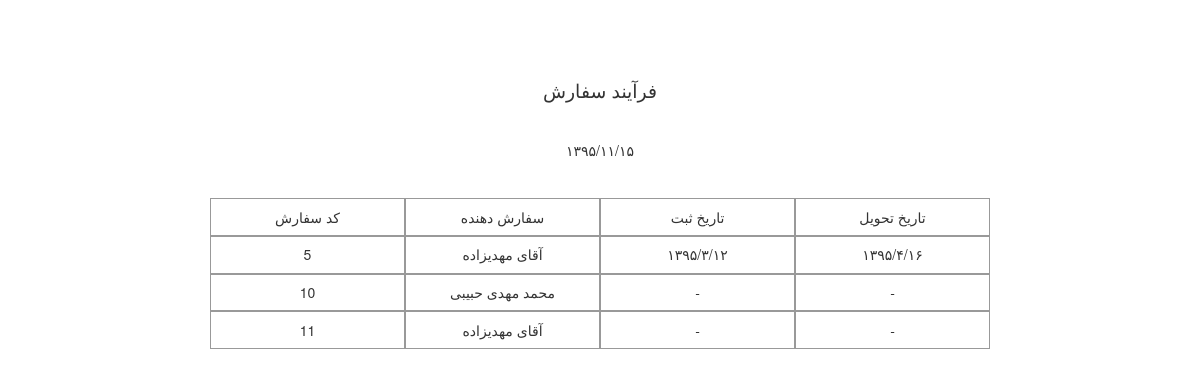
The app's page /reserve/printFormsInOneProcess/2/, older data.
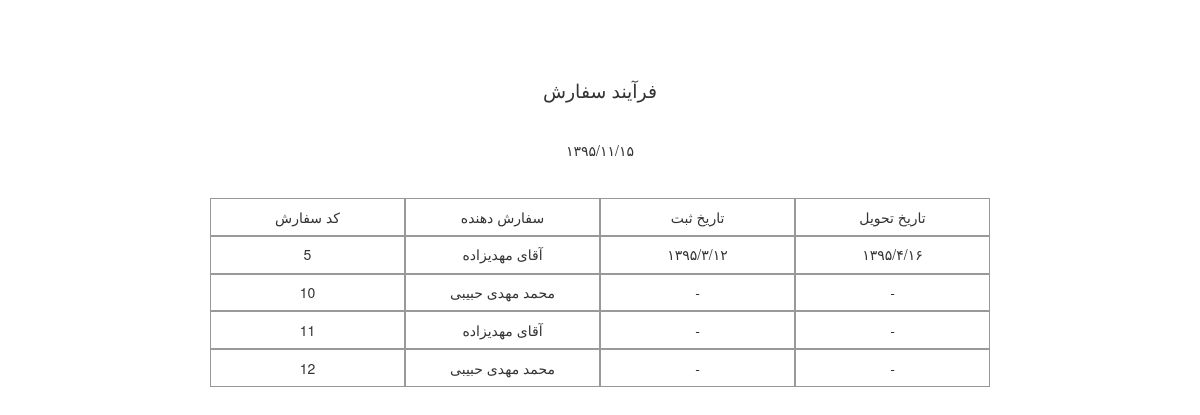
The same page, newer data.
### ReserveForm/models.py (models this page shows, shortened)
class ReserveForm(models.Model):
    customer = models.ForeignKey(Customer, verbose_name='مشتری', )
    tarh = models.ImageField(upload_to='tarh/', verbose_name='طرح', blank=True, null=True)
    serviceTarh = models.ManyToManyField('ServiceTarh', verbose_name='خدمات طرح', blank=True)
    hasParche = models.BooleanField(verbose_name='پارچه دارد', default=False)
    parche = models.ForeignKey('Parche',verbose_name='پارچه', blank=True, null=True)
    parcheWidth = models.IntegerField(verbose_name='عرض پارچه', blank=True, null=True)
    parcheHeight = models.IntegerField(verbose_name='طول پارچه', blank=True, null=True)
    number = models.IntegerField(verbose_name='تعداد', blank=True, null=True)
    typeChap = models.ForeignKey('Chap', verbose_name='چاپ', blank=True, null=True)
    dookht = models.ForeignKey('Dookht', verbose_name='دوخت', blank=True, null=True,)
    hasLabel = models.BooleanField(verbose_name='لیبل دارد', default=False)
    otherServices = models.ManyToManyField('OtherServices', verbose_name='سایر خدمات', blank=True)
    reserveDay = models.IntegerField(choices=dayChoice, verbose_name='روز', blank=True, null=True)
    reserveMonth = models.IntegerField(choices=monthChoice, verbose_name='ماه', blank=True, null=True)
    reserveYear = models.IntegerField(choices=yearChoice, verbose_name='سال', blank=True, null=True)
    deliveryDay = models.IntegerField(choices=dayChoice, verbose_name='روز', blank=True, null=True)
    deliveryMonth = models.IntegerField(choices=monthChoice, verbose_name='ماه', blank=True, null=True)
    deliveryYear = models.IntegerField(choices=yearChoice, verbose_name='سال', blank=True, null=True)
    description = models.TextField(verbose_name='توضیح', blank=True, null=True)
    process = models.ForeignKey('Process', verbose_name='فرایند', blank=True, null=True, default=2)
    class Meta:
        verbose_name = "سفارش"
        verbose_name_plural = "سفارش"
    def get_reserve_date(self):
        if self.reserveDay is not None and self.reserveMonth is not None and self.reserveYear is not None:
            return IntegerToPersian(self.reserveYear) + '/' + IntegerToPersian(self.reserveMonth) + '/' + IntegerToPersian(self.reserveDay)
        else:
            return '-'
    def get_delivery_date(self):
        if self.deliveryDay is not None and self.deliveryMonth is not None and self.deliveryYear is not None:
            return IntegerToPersian(self.deliveryYear) + '/' + IntegerToPersian(self.deliveryMonth) + '/' + IntegerToPersian(self.deliveryDay)
        else:
            return '-'

### UserManager/models.py (models this page shows, shortened)
class Customer(models.Model):
    user = models.OneToOneField(User, )
    username = models.CharField(max_length=100, verbose_name='نام کاربری')
    name = models.CharField(max_length=100, null=True, blank=True, verbose_name='نام')
    phoneNumber = models.CharField(max_length=50, verbose_name='شماره تلفن همراه', blank=True, null=True)
    email = models.EmailField(verbose_name='ایمیل',)
    moaref = models.CharField(max_length=200, verbose_name='نام معرف', blank=True, null=True)
    workPhoneNumber = models.CharField(max_length=50, verbose_name='تلفن محل کار', blank=True, null=True)
    address = models.TextField(verbose_name='آدرس', null=True, blank=True)
    companyName = models.CharField(verbose_name='نام شرکت', max_length=100, blank=True, null=True)
    class Meta:
        verbose_name = 'مشتری'
        verbose_name_plural = 'مشتری'

### ReserveForm/views.py (the view)
# urls.py: url(r'^printFormsInOneProcess/(?P<id>[0-9]+)/', view=views.printReserveFormsInOneProcess, name='PrintFormsInOneProcess'),
def printReserveFormsInOneProcess(request, id):
    process = Process.objects.get(id=id)
    context = {'forms':process.reserveform_set.all(), 'process':process, 'current_time':get_current_time()}
    return render(request, 'printReservesInOneProcess.html', context=context)

### ReserveForm/date_manager/Miladi_To_Shamsi.py (called while the page is built)
def convert_miladi_to_shamsi(miladiDate):
    isLeap = False
    if (miladiDate['year'] - 2004)%4 == 0:
        isLeap = True
    totalDayInMiladi = (miladiDate['year']-1)*365 + month_convert_to_day(miladiDate['month'], isLeap) + miladiDate['day']+\
                       count_day_of_leapYear(miladiDate['year'])
    totalDayInShamsi = totalDayInMiladi - 226899
    return count_year_month_day_according_to_day(totalDayInShamsi)

def count_day_of_leapYear(numOfYear):
    return int((numOfYear-1)/4)

def count_year_month_day_according_to_day(numOfDays):
    numOfYear = int(numOfDays/365)
    numOfLeap = int((numOfYear-1)/4)
    days = int(numOfDays%365)
    while numOfLeap > days:
        numOfYear -= 1
        days += 365
    days -= numOfLeap
    numOfYear += 1
    monthAndDay = count_month_and_day_from_totalDay(days)
    return {'year':numOfYear, 'month':monthAndDay['month'], 'day':monthAndDay['day']}

### templates/printReservesInOneProcess.html (shortened to what this page needs)
<!DOCTYPE html>
{% load static %}
{% load toPersian %}
<html lang="en">
<head>
    <link href="{% static 'bootstrap-3.3.7-dist/css/bootstrap.min.css' %}" rel="stylesheet" type="text/css">
    <link href="{% static 'css/printReservesInOneProcess.css' %}" rel="stylesheet" type="text/css">
</head>
<body>
<div id="main-content-wrapper" class="container">
    <div id="process-name">
        {{ process.name }}
    </div>
    <div id="time-wrapper">{{ current_time }}</div>
    <div class="row">
        <div class="col-md-2 col-md-offset-2 col-xs-2 col-xs-offset-2 cell center-horizontally">
            کد سفارش
        </div>
        <div class="col-md-2 col-xs-2 cell center-horizontally">
سفارش دهنده
        </div>
        <div class="col-md-2 col-xs-2 cell center-horizontally">
تاریخ ثبت
        </div>
        <div class="col-md-2 col-xs-2 cell center-horizontally">
تاریخ تحویل
        </div>
    </div>
    {% for form in forms %}
        <div class="row">
                <div class="col-md-2 col-md-offset-2 col-xs-2 col-xs-offset-2 cell center-horizontally">
{{ form.id }}
                </div>
                <div class="col-md-2 col-xs-2 cell center-horizontally">
{{ form.customer.name }}
                </div>
                <div class="col-md-2 col-xs-2 cell center-horizontally">
{{ form.get_reserve_date }}
                </div>
                <div class="col-md-2 col-xs-2 cell center-horizontally">
{{ form.get_delivery_date }}
                </div>
        </div>
    {% endfor %}
</div>
</body>
</html>

Row changes from the older to the newer data that the page shows:
added ReserveForm: id "12", customer.name "محمد مهدی حبیبی", get_reserve_date "-", get_delivery_date "-"
